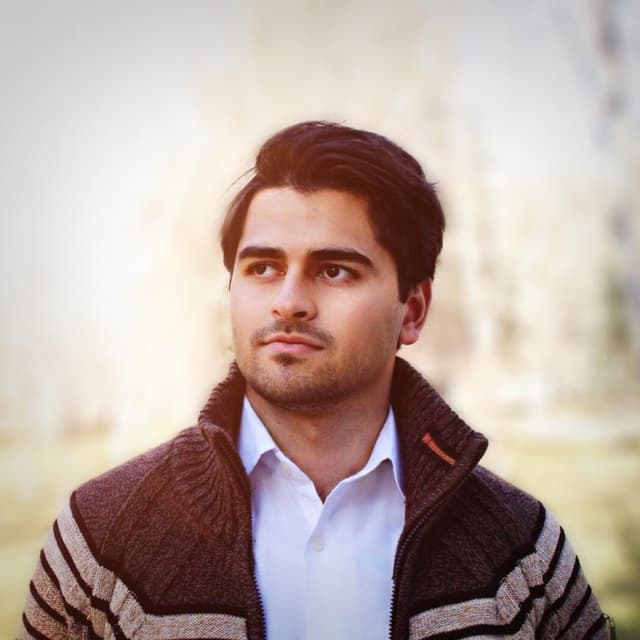
#> input picture Add_image/sajjad (2).jpg, 640 x 640 px
$ python sajjad_lion.py
#> lines starting #> are read from the running program, lines starting #| are printed output that depends on the picture
import cv2
import numpy as numPy

img1 = cv2.imread('sajjad (2).jpg',0)
#> img1: shape (640, 640); min 0, max 252, mean 172.2
img2 = cv2.imread('lion.jpg',0)
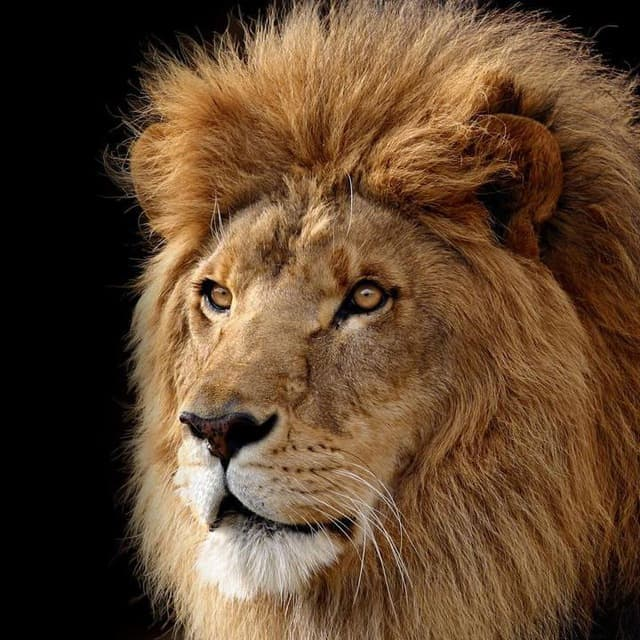
#> input picture Add_image/lion.jpg, 640 x 640 px
#> img2: shape (640, 640); min 0, max 255, mean 75.6

img1 = cv2.resize(img1,(150,250))
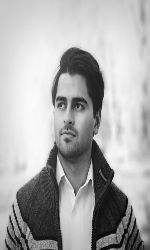
#> img1: shape (250, 150); min 1, max 251, mean 172.1
img2 = cv2.resize(img2,(150,250))
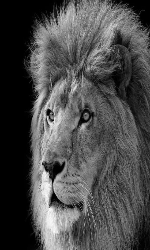
#> img2: shape (250, 150); min 0, max 252, mean 75.6


result1 = img1//2 + img2//8
result2 = img1//2 + img2//4
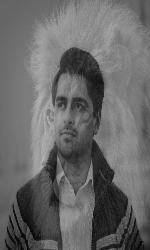
#> result2: shape (250, 150); min 3, max 179, mean 104.4
result3 = img1//2 + img2//2
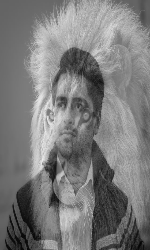
#> result3: shape (250, 150); min 3, max 236, mean 123.4
result4 = img1//4 + img2//2
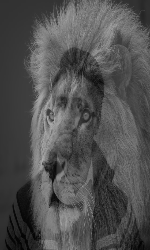
#> result4: shape (250, 150); min 1, max 175, mean 80.2


Result = numPy.concatenate((result1,result2,result3,result4),axis=1)
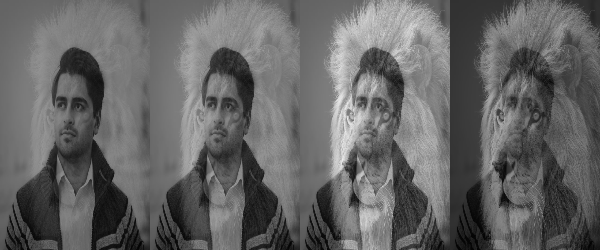
#> Result: shape (250, 600); min 1, max 236, mean 100.7

cv2.imshow('sajjad_lion',Result)
cv2.imwrite("sajad_lion.jpg", Result)
cv2.waitKey()
